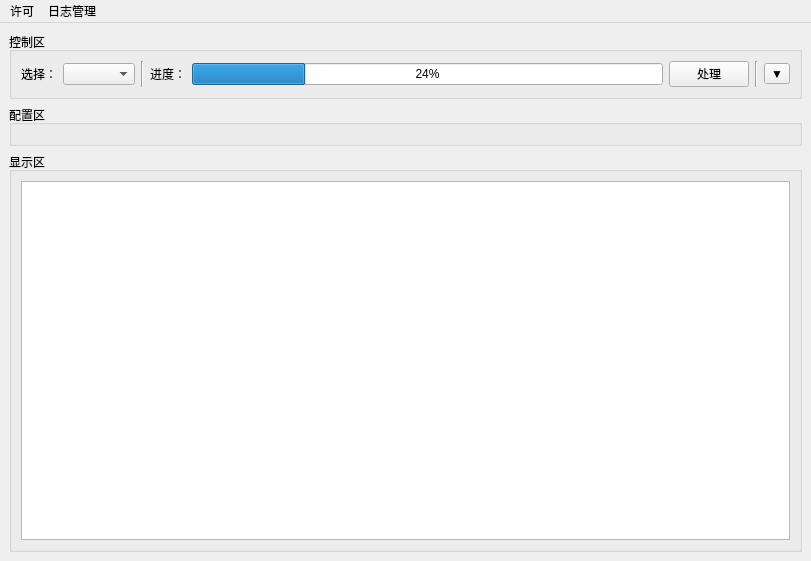
<?xml version="1.0" encoding="UTF-8"?>
<ui version="4.0">
 <class>MainWindow</class>
 <widget class="QMainWindow" name="MainWindow">
  <property name="geometry">
   <rect>
    <x>0</x>
    <y>0</y>
    <width>811</width>
    <height>561</height>
   </rect>
  </property>
  <property name="windowTitle">
   <string>MainWindow</string>
  </property>
  <widget class="QWidget" name="centralwidget">
   <layout class="QGridLayout" name="gridLayout">
    <item row="2" column="0">
     <widget class="QGroupBox" name="groupBox_2">
      <property name="title">
       <string>显示区</string>
      </property>
      <layout class="QGridLayout" name="gridLayout_4">
       <item row="0" column="0">
        <widget class="QPlainTextEdit" name="plainTextEdit"/>
       </item>
      </layout>
     </widget>
    </item>
    <item row="1" column="0">
     <widget class="QGroupBox" name="configureGroupBox">
      <property name="title">
       <string>配置区</string>
      </property>
      <layout class="QGridLayout" name="gridLayout_2"/>
     </widget>
    </item>
    <item row="0" column="0">
     <widget class="QGroupBox" name="groupBox">
      <property name="title">
       <string>控制区</string>
      </property>
      <layout class="QGridLayout" name="gridLayout_3">
       <item row="0" column="0">
        <layout class="QHBoxLayout" name="horizontalLayout_5">
         <item>
          <widget class="QLabel" name="label_7">
           <property name="text">
            <string>选择：</string>
           </property>
          </widget>
         </item>
         <item>
          <widget class="QComboBox" name="processComboBox"/>
         </item>
         <item>
          <widget class="Line" name="line">
           <property name="orientation">
            <enum>Qt::Vertical</enum>
           </property>
          </widget>
         </item>
         <item>
          <widget class="QLabel" name="label_6">
           <property name="text">
            <string>进度：</string>
           </property>
          </widget>
         </item>
         <item>
          <widget class="QProgressBar" name="progressBar">
           <property name="value">
            <number>24</number>
           </property>
          </widget>
         </item>
         <item>
          <widget class="QPushButton" name="processHandleButton">
           <property name="text">
            <string>处理</string>
           </property>
          </widget>
         </item>
         <item>
          <widget class="Line" name="line_2">
           <property name="orientation">
            <enum>Qt::Vertical</enum>
           </property>
          </widget>
         </item>
         <item>
          <widget class="QToolButton" name="processConfigureButton">
           <property name="text">
            <string>▼</string>
           </property>
          </widget>
         </item>
        </layout>
       </item>
      </layout>
     </widget>
    </item>
   </layout>
  </widget>
  <widget class="QMenuBar" name="menuBar">
   <property name="geometry">
    <rect>
     <x>0</x>
     <y>0</y>
     <width>811</width>
     <height>22</height>
    </rect>
   </property>
   <widget class="QMenu" name="licenseMenu">
    <property name="title">
     <string>许可</string>
    </property>
   </widget>
   <widget class="QMenu" name="logManagerMenu">
    <property name="title">
     <string>日志管理</string>
    </property>
   </widget>
   <addaction name="licenseMenu"/>
   <addaction name="logManagerMenu"/>
  </widget>
 </widget>
 <resources/>
 <connections/>
</ui>
